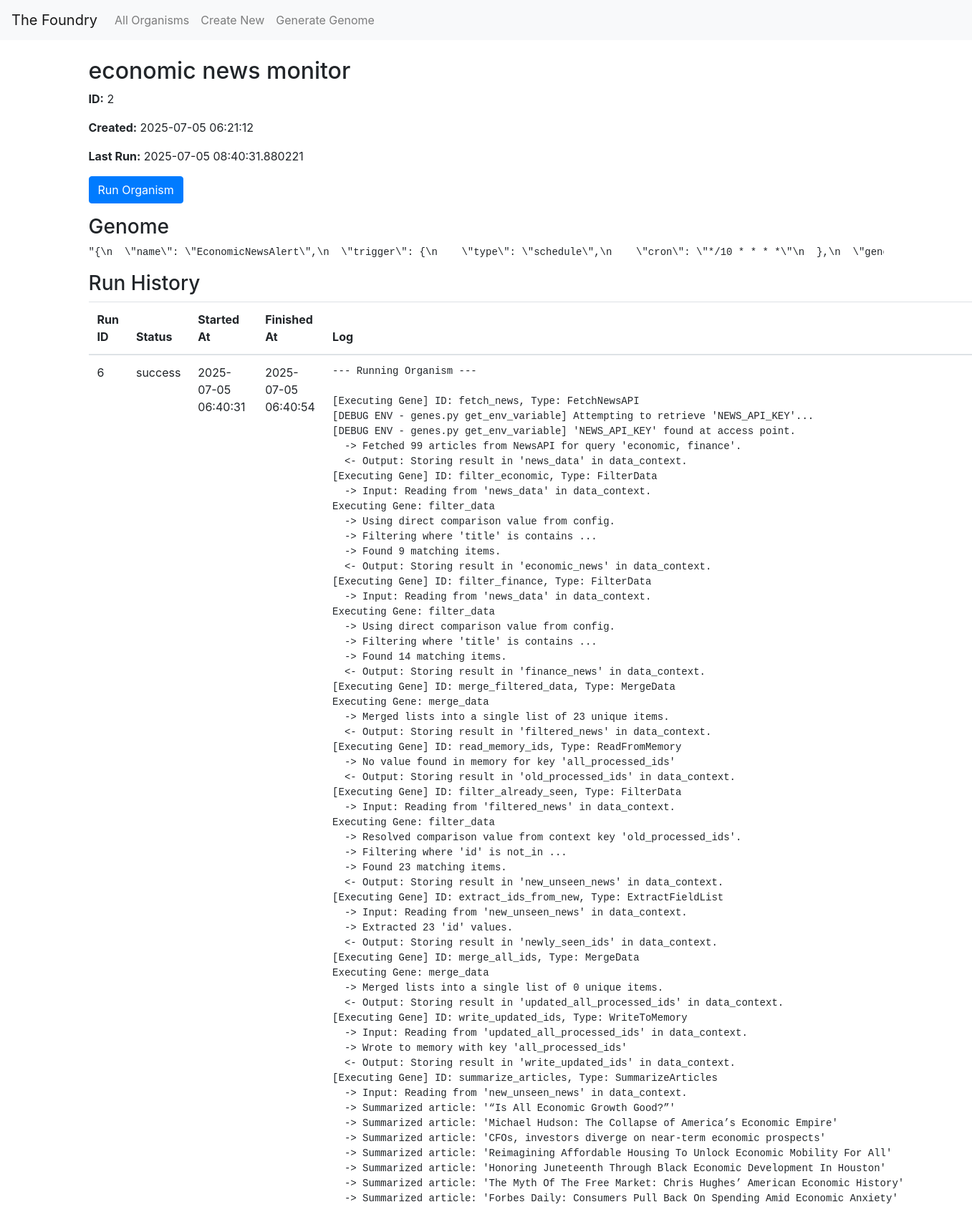
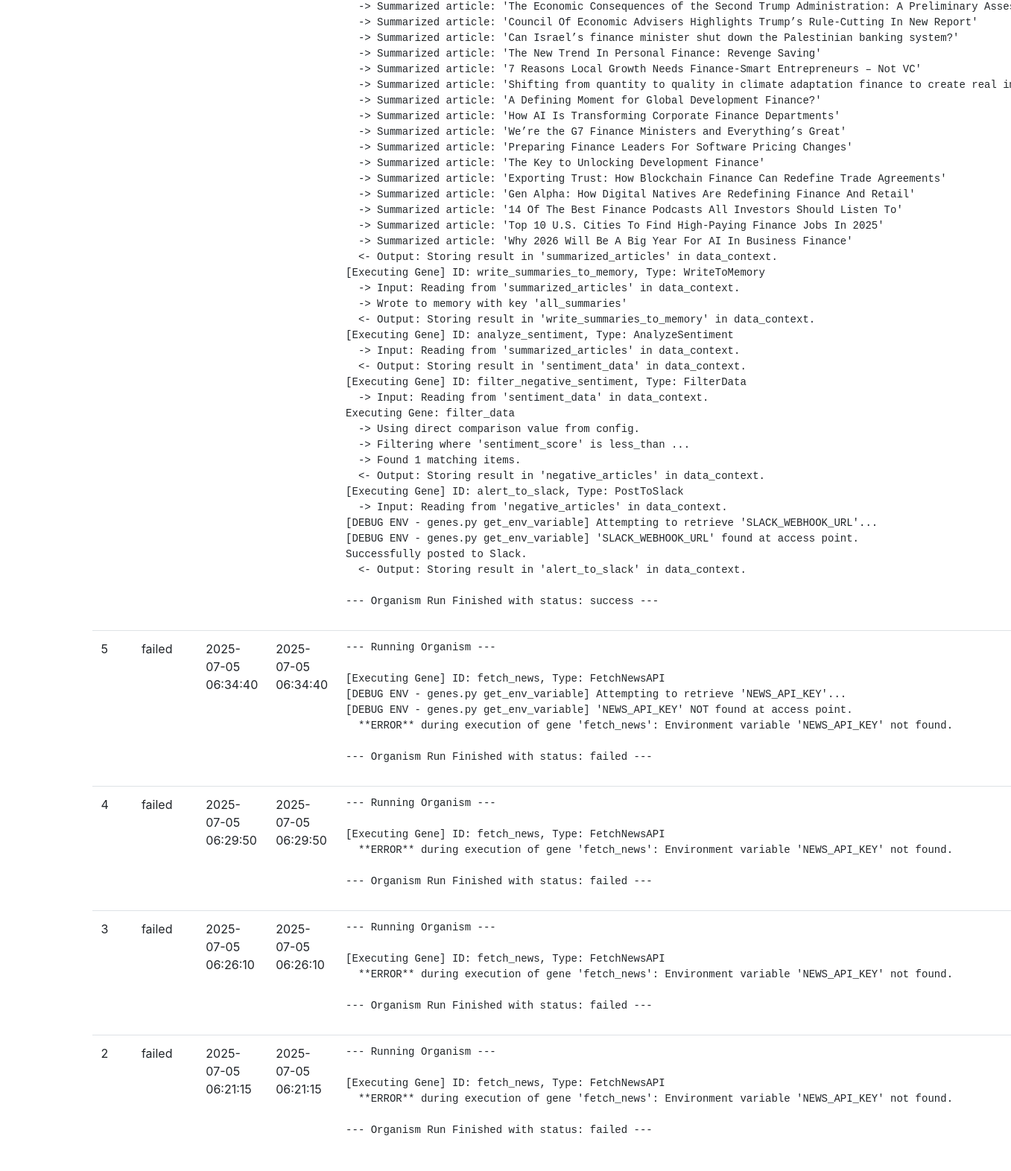
Page /organism/2 on the committed database (2 pictures, top to bottom).
### tables this page shows
CREATE TABLE organisms (
            id INTEGER PRIMARY KEY AUTOINCREMENT,
            name TEXT NOT NULL,
            genome_json TEXT NOT NULL,
            created_timestamp DATETIME DEFAULT CURRENT_TIMESTAMP,
            last_run_timestamp DATETIME
        );

CREATE TABLE organism_runs (
            id INTEGER PRIMARY KEY AUTOINCREMENT,
            organism_id INTEGER,
            status TEXT,
            log_output TEXT,
            started_timestamp DATETIME DEFAULT CURRENT_TIMESTAMP,
            finished_timestamp DATETIME,
            FOREIGN KEY (organism_id) REFERENCES organisms (id)
        );

### app.py (the view)
@app.route('/organism/<int:organism_id>')
def detail(organism_id):
    organism = db.get_organism_by_id(organism_id)
    runs = db.get_runs_for_organism(organism_id)
    return render_template('detail.html', organism=organism, runs=runs)

### database.py (called while the page is built)
def get_db_connection():
    conn = sqlite3.connect('foundry_new.db')
    conn.row_factory = sqlite3.Row
    return conn

def get_organism_by_id(organism_id):
    conn = get_db_connection()
    organism = conn.execute('SELECT * FROM organisms WHERE id = ?', (organism_id,)).fetchone()
    return organism

def get_runs_for_organism(organism_id):
    conn = get_db_connection()
    runs = conn.execute('SELECT * FROM organism_runs WHERE organism_id = ? ORDER BY started_timestamp DESC', (organism_id,)).fetchall()
    return runs

### templates/detail.html (shortened to what this page needs)
{% extends 'layout.html' %}
{% block content %}
    <head>
    </head>
    <h2>{{ organism.name }}</h2>
    <p><strong>ID:</strong> {{ organism.id }}</p>
    <p><strong>Created:</strong> {{ organism.created_timestamp }}</p>
    <p><strong>Last Run:</strong> {{ organism.last_run_timestamp }}</p>
    <form action="{{ url_for('trigger_run', organism_id=organism.id) }}" method="post" class="mb-3">
        <button type="submit" class="btn btn-primary">Run Organism</button>
    </form>
    <h3>Genome</h3>
    <pre><code>{{ organism.genome_json | tojson(indent=4) }}</code></pre>
    <h3>Run History</h3>
    <table class="table">
        <thead>
            <tr>
                <th>Run ID</th>
                <th>Status</th>
                <th>Started At</th>
                <th>Finished At</th>
                <th>Log</th>
            </tr>
        </thead>
        <tbody>
            {% for run in runs %}
                <tr>
                    <td>{{ run.id }}</td>
                    <td>{{ run.status }}</td>
                    <td>{{ run.started_timestamp }}</td>
                    <td>{{ run.finished_timestamp }}</td>
                    <td><pre>{{ run.log_output }}</pre></td>
                </tr>
            {% else %}
                <tr>
                    <td colspan="5">No runs yet.</td>
                </tr>
            {% endfor %}
        </tbody>
    </table>
{% endblock %}

### templates/layout.html (shortened to what this page needs)
<!doctype html>
<html lang="en">
<head>
    <link rel="stylesheet" href="https://stackpath.bootstrapcdn.com/bootstrap/4.5.2/css/bootstrap.min.css">
</head>
<body>
    <nav class="navbar navbar-expand-lg navbar-light bg-light mb-4">
        <a class="navbar-brand" href="{{ url_for('index') }}">The Foundry</a>
        <div class="collapse navbar-collapse">
            <div class="navbar-nav">
                <a class="nav-item nav-link" href="{{ url_for('index') }}">All Organisms</a>
                <a class="nav-item nav-link" href="{{ url_for('create') }}">Create New</a>
                <a class="nav-item nav-link" href="{{ url_for('generate_genome') }}">Generate Genome</a>
            </div>
        </div>
    </nav>
    <div class="container">
        {% block content %}{% endblock %}
    </div>
</body>
</html>

### rows in the picture
organisms: name "economic news monitor", id "2", created_timestamp "2025-07-05 06:21:12", last_run_timestamp "2025-07-05 08:40:31.880221", genome_json|tojson "\"{\\n \\\"name\\\": \\\"EconomicNewsAlert\\\",\\n \\\"trigger\\\": {\\n \\\"type\\\": \\\"schedule\\\",\\n \\\"cron\\\": \\\"*/10 * * * *\\\"\\n },\\n…"
organism_runs: id "6", status "success", started_timestamp "2025-07-05 06:40:31", finished_timestamp "2025-07-05 06:40:54", log_output "--- Running Organism --- [Executing Gene] ID: fetch_news, Type: FetchNewsAPI [DEBUG ENV - genes.py get_env_variable] Attempting to retrieve 'NEWS_API_KEY'... [DEBUG ENV - genes.py get_env_variable] 'NEWS_API_KEY' found at access point. -> Fetched 99 articles from NewsAPI for query 'economic, finance'. <- Output: Storing result in 'news_data' in data_context. [Executing Gene] ID: filter_economic, Type: FilterData -> Input: Reading from 'news_data' in data_context. Executing Gene: filter_data -> Using direct comparison value from config. -> Filtering where 'title' is contains ... -> Found 9 matching items. <- Output: Storing result in 'economic_news' in data_context. [Executing Gene] ID:…"
organism_runs: id "5", status "failed", started_timestamp "2025-07-05 06:34:40", finished_timestamp "2025-07-05 06:34:40", log_output "--- Running Organism --- [Executing Gene] ID: fetch_news, Type: FetchNewsAPI [DEBUG ENV - genes.py get_env_variable] Attempting to retrieve 'NEWS_API_KEY'... [DEBUG ENV - genes.py get_env_variable] 'NEWS_API_KEY' NOT found at access point. **ERROR** during execution of gene 'fetch_news': Environment variable 'NEWS_API_KEY' not found. --- Organism Run Finished with status: failed ---"
organism_runs: id "4", status "failed", started_timestamp "2025-07-05 06:29:50", finished_timestamp "2025-07-05 06:29:50", log_output "--- Running Organism --- [Executing Gene] ID: fetch_news, Type: FetchNewsAPI **ERROR** during execution of gene 'fetch_news': Environment variable 'NEWS_API_KEY' not found. --- Organism Run Finished with status: failed ---"
organism_runs: id "3", status "failed", started_timestamp "2025-07-05 06:26:10", finished_timestamp "2025-07-05 06:26:10", log_output "--- Running Organism --- [Executing Gene] ID: fetch_news, Type: FetchNewsAPI **ERROR** during execution of gene 'fetch_news': Environment variable 'NEWS_API_KEY' not found. --- Organism Run Finished with status: failed ---"
organism_runs: id "2", status "failed", started_timestamp "2025-07-05 06:21:15", finished_timestamp "2025-07-05 06:21:15", log_output "--- Running Organism --- [Executing Gene] ID: fetch_news, Type: FetchNewsAPI **ERROR** during execution of gene 'fetch_news': Environment variable 'NEWS_API_KEY' not found. --- Organism Run Finished with status: failed ---"
